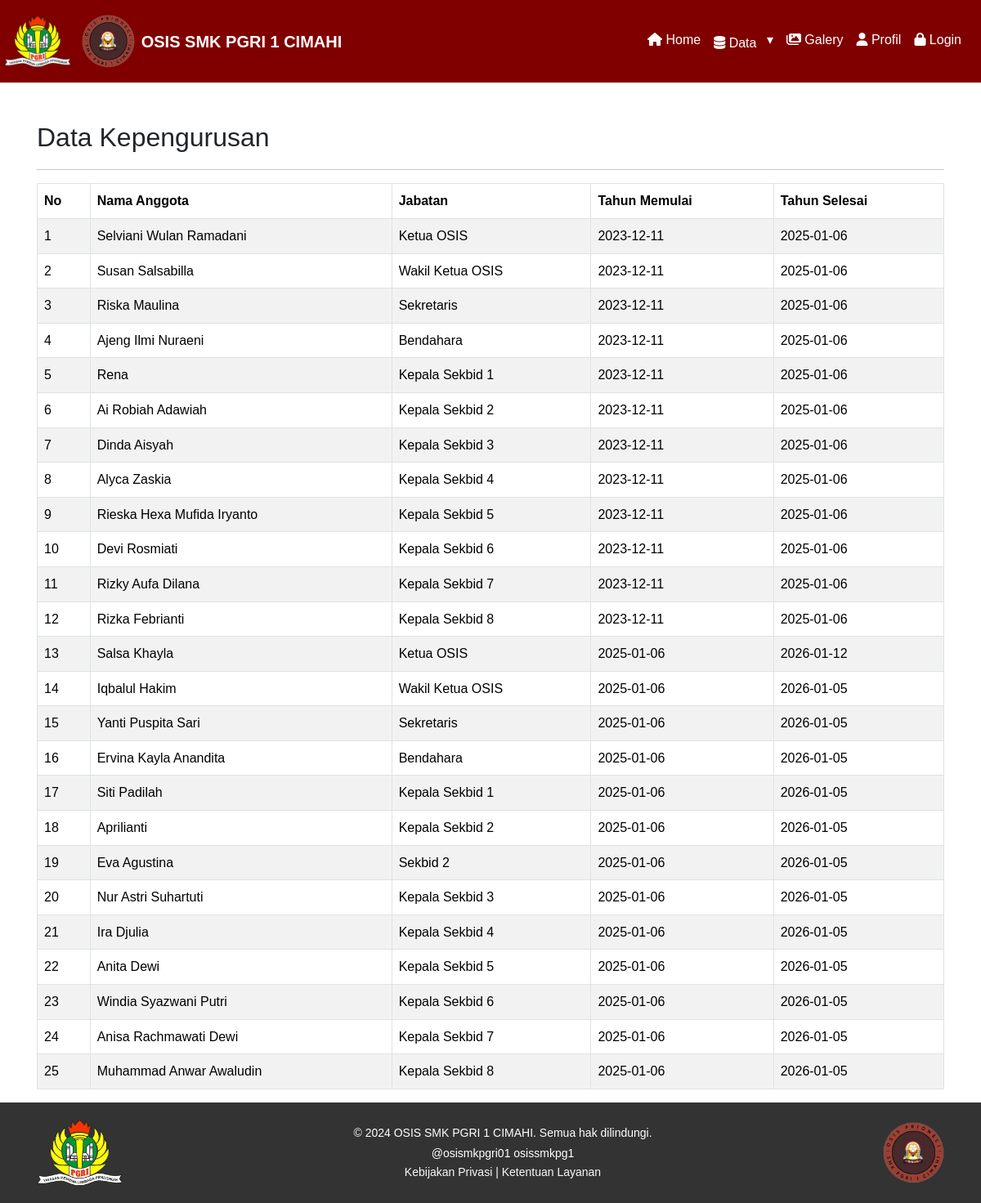
The app's page /data-kepengurusan.php with its own data.
### tables this page shows
CREATE TABLE `data_kepengurusan` (
  `id_kepengurusan` int(11) NOT NULL,
  `nama_anggota` varchar(100) NOT NULL,
  `jabatan` varchar(50) NOT NULL,
  `tahun_memulai` date NOT NULL,
  `tahun_selesai` date NOT NULL,
  `created_by` int(11) DEFAULT NULL,
  `created_at` datetime DEFAULT current_timestamp(),
  `updated_by` int(11) DEFAULT NULL,
  `updated_at` datetime DEFAULT current_timestamp() ON UPDATE current_timestamp()
);

### data-kepengurusan.php (the view, shortened to what this page needs)
<?php
include 'layout/header.php';
?>
<div class="content-wrapper">
    <div class="container mt-5 overflow-x-scroll">
        <h2>Data Kepengurusan</h2>
        <hr>
        <table id="serverside" class="table table-bordered table-striped mt-3">
            <thead>
                <tr>
                    <th>No</th>
                    <th>Nama Anggota</th>
                    <th>Jabatan</th>
                    <th>Tahun Memulai</th>
                    <th>Tahun Selesai</th>
                </tr>
            </thead>
            <tbody>
                <?php
                include 'config/koneksi.php';
                $query = "SELECT * FROM data_kepengurusan";
                $result = mysqli_query($db, $query);
                $no = 1;
                while ($row = mysqli_fetch_assoc($result)) :
                ?>
                <tr>
                    <td><?= $no++; ?></td>
                    <td><?= htmlspecialchars($row['nama_anggota']); ?></td>
                    <td><?= htmlspecialchars($row['jabatan']); ?></td>
                    <td><?= htmlspecialchars($row['tahun_memulai']); ?></td>
                    <td><?= htmlspecialchars($row['tahun_selesai']); ?></td>
                </tr>
                <?php endwhile; ?>
            </tbody>
        </table>
    </div>
</div>
<?php include 'layout/footer.php'; ?>

### layout/header.php (style rules this page uses)
body { font-family: Arial, sans-serif; font-size: 16px; line-height: 1.6; margin: 0; padding: 0; box-sizing: border-box; }
.container { padding: 0 15px; margin: 0 auto; }
h2, h3 { margin-bottom: 20px; }

### records on screen
data_kepengurusan: nama_anggota "Selviani Wulan Ramadani", jabatan "Ketua OSIS", tahun_memulai "2023-12-11", tahun_selesai "2025-01-06"
data_kepengurusan: nama_anggota "Susan Salsabilla", jabatan "Wakil Ketua OSIS", tahun_memulai "2023-12-11", tahun_selesai "2025-01-06"
data_kepengurusan: nama_anggota "Riska Maulina", jabatan "Sekretaris", tahun_memulai "2023-12-11", tahun_selesai "2025-01-06"
data_kepengurusan: nama_anggota "Ajeng Ilmi Nuraeni", jabatan "Bendahara", tahun_memulai "2023-12-11", tahun_selesai "2025-01-06"
data_kepengurusan: nama_anggota "Rena", jabatan "Kepala Sekbid 1", tahun_memulai "2023-12-11", tahun_selesai "2025-01-06"
data_kepengurusan: nama_anggota "Ai Robiah Adawiah", jabatan "Kepala Sekbid 2", tahun_memulai "2023-12-11", tahun_selesai "2025-01-06"
data_kepengurusan: nama_anggota "Dinda Aisyah", jabatan "Kepala Sekbid 3", tahun_memulai "2023-12-11", tahun_selesai "2025-01-06"
data_kepengurusan: nama_anggota "Alyca Zaskia", jabatan "Kepala Sekbid 4", tahun_memulai "2023-12-11", tahun_selesai "2025-01-06"
data_kepengurusan: nama_anggota "Rieska Hexa Mufida Iryanto", jabatan "Kepala Sekbid 5", tahun_memulai "2023-12-11", tahun_selesai "2025-01-06"
data_kepengurusan: nama_anggota "Devi Rosmiati", jabatan "Kepala Sekbid 6", tahun_memulai "2023-12-11", tahun_selesai "2025-01-06"
data_kepengurusan: nama_anggota "Rizky Aufa Dilana", jabatan "Kepala Sekbid 7", tahun_memulai "2023-12-11", tahun_selesai "2025-01-06"
data_kepengurusan: nama_anggota "Rizka Febrianti", jabatan "Kepala Sekbid 8", tahun_memulai "2023-12-11", tahun_selesai "2025-01-06"
data_kepengurusan: nama_anggota "Salsa Khayla", jabatan "Ketua OSIS", tahun_memulai "2025-01-06", tahun_selesai "2026-01-12"
data_kepengurusan: nama_anggota "Iqbalul Hakim", jabatan "Wakil Ketua OSIS", tahun_memulai "2025-01-06", tahun_selesai "2026-01-05"
data_kepengurusan: nama_anggota "Yanti Puspita Sari", jabatan "Sekretaris", tahun_memulai "2025-01-06", tahun_selesai "2026-01-05"
data_kepengurusan: nama_anggota "Ervina Kayla Anandita", jabatan "Bendahara", tahun_memulai "2025-01-06", tahun_selesai "2026-01-05"
data_kepengurusan: nama_anggota "Siti Padilah", jabatan "Kepala Sekbid 1", tahun_memulai "2025-01-06", tahun_selesai "2026-01-05"
data_kepengurusan: nama_anggota "Aprilianti", jabatan "Kepala Sekbid 2", tahun_memulai "2025-01-06", tahun_selesai "2026-01-05"
data_kepengurusan: nama_anggota "Eva Agustina", jabatan "Sekbid 2", tahun_memulai "2025-01-06", tahun_selesai "2026-01-05"
data_kepengurusan: nama_anggota "Nur Astri Suhartuti", jabatan "Kepala Sekbid 3", tahun_memulai "2025-01-06", tahun_selesai "2026-01-05"
data_kepengurusan: nama_anggota "Ira Djulia", jabatan "Kepala Sekbid 4", tahun_memulai "2025-01-06", tahun_selesai "2026-01-05"
data_kepengurusan: nama_anggota "Anita Dewi", jabatan "Kepala Sekbid 5", tahun_memulai "2025-01-06", tahun_selesai "2026-01-05"
data_kepengurusan: nama_anggota "Windia Syazwani Putri", jabatan "Kepala Sekbid 6", tahun_memulai "2025-01-06", tahun_selesai "2026-01-05"
data_kepengurusan: nama_anggota "Anisa Rachmawati Dewi", jabatan "Kepala Sekbid 7", tahun_memulai "2025-01-06", tahun_selesai "2026-01-05"
data_kepengurusan: nama_anggota "Muhammad Anwar Awaludin", jabatan "Kepala Sekbid 8", tahun_memulai "2025-01-06", tahun_selesai "2026-01-05"
